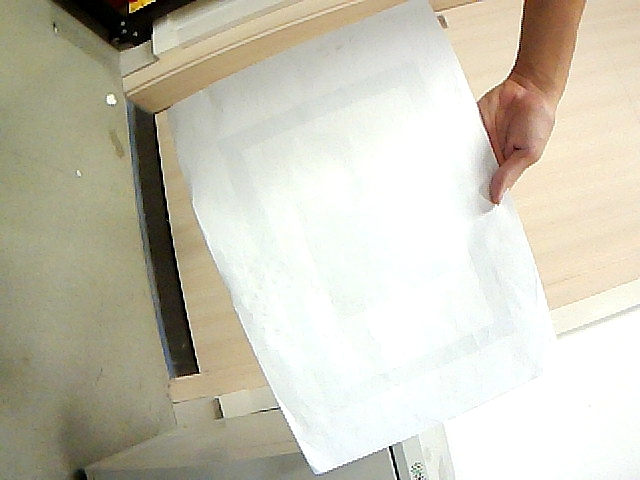
#> input picture 1.jpg, 640 x 480 px
$ python -i _tracking.py   (imports and definitions only)
#> lines starting #> are read from the running program, lines starting #| are printed output that depends on the picture; after the words box and inside, x2 and y2 are one past the last pixel; in counts of white or black regions, pixels touching at a corner belong together
### tools/_colors.py
"""色彩空间转换工具 — LAB 阈值常量与 MV↔CV 格式互转。"""

import numpy as np

MatLike = np.ndarray

# 矩形检测的默认 LAB 色彩空间阈值（Machine Vision LAB 格式）
RECT_MV_LABVALUE = [7, 32, -13, 9, -13, 21]


def cvt_mvlab2cv(param=RECT_MV_LABVALUE):
    """将机器视觉 LAB 阈值转换为 OpenCV LAB 的 ``uint8`` 阈值。

    机器视觉格式使用 L=[0, 100]、A/B=[-128, 127]。这里不能直接
    ``int(value * 2.55)``，因为浮点截断会把 L=100 错误转换为 254。
    """
    values = np.asarray(param, dtype=np.float64).reshape(-1)
    if values.size != 6 or not np.all(np.isfinite(values)):
        raise ValueError("LAB 阈值必须包含 6 个有限数值")

    lmin, lmax, amin, amax, bmin, bmax = values
    if not (0 <= lmin <= lmax <= 100):
        raise ValueError("L 阈值必须满足 0 <= min <= max <= 100")
    if not (-128 <= amin <= amax <= 127):
        raise ValueError("A 阈值必须满足 -128 <= min <= max <= 127")
    if not (-128 <= bmin <= bmax <= 127):
        raise ValueError("B 阈值必须满足 -128 <= min <= max <= 127")

    lower_bound = np.rint([lmin * 255.0 / 100.0, amin + 128, bmin + 128])
    upper_bound = np.rint([lmax * 255.0 / 100.0, amax + 128, bmax + 128])
    return (
        np.clip(lower_bound, 0, 255).astype(np.uint8),
        np.clip(upper_bound, 0, 255).astype(np.uint8),
    )

### tools/_tracking.py
"""追踪器 — FPS 显示、激光点追踪与矩形 ROI 追踪。"""

import time
from typing import Dict, NamedTuple, Optional, Sequence, Tuple

import cv2
import numpy as np

from ._colors import cvt_mvlab2cv
from ._laser_detect import LaserSpot
from ._rect_detect import detect_rect

MatLike = np.ndarray


# ============================================================================
# FPS 显示
# ============================================================================


class FpsShow:
    """实时 FPS 显示工具。"""

    def __init__(self) -> None:
        self.last_ = time.time()
        self.fps = 0.0

    # [15 lines left out: function show, not called in this run]


# ============================================================================
# 激光点追踪器
# ============================================================================


class _LaserCandidate(NamedTuple):
    x: float
    y: float
    peak_value: float
    confidence: float
    noise_level: float
    rank_score: float


class LaserSpotDetector:
    """单帧激光点检测器 — LAB 掩码、连通域评分与 ROI 追踪。"""

    def __init__(
        self,
        track_radius: int = 120,
        smooth_alpha: float = 0.65,
        full_search_interval: int = 30,
        min_area: int = 10,
        threshold: Sequence[float] = (99, 100, -32, 28, -38, 26),
        max_area: int = 1000,
        morph_kernel_size: int = 3,
        roi_margin: int = 4,
        max_aspect_ratio: float = 3.0,
        min_confidence: float = 0.25,
        color_mode: str = "blue",
        min_color_excess: int = 40,
        min_color_value: int = 80,
        max_consecutive_misses: int = 10,
    ) -> None:
        if not 0.0 < smooth_alpha <= 1.0:
            raise ValueError("smooth_alpha 必须在 (0, 1] 范围内")
        if track_radius <= 0:
            raise ValueError("track_radius 必须 > 0")
        if min_area <= 0 or max_area < min_area:
            raise ValueError("面积阈值必须满足 0 < min_area <= max_area")
        if morph_kernel_size < 0 or (
            morph_kernel_size > 1 and morph_kernel_size % 2 == 0
        ):
            raise ValueError("morph_kernel_size 必须为 0、1 或大于 1 的奇数")
        if roi_margin < 0:
            raise ValueError("roi_margin 必须 >= 0")
        if max_aspect_ratio < 1.0:
            raise ValueError("max_aspect_ratio 必须 >= 1")
        if not 0.0 <= min_confidence <= 1.0:
            raise ValueError("min_confidence 必须在 [0, 1] 范围内")
        if color_mode not in ("blue", "red", "any"):
            raise ValueError("color_mode 必须是 'blue'、'red' 或 'any'")
        if not 0 <= min_color_excess <= 255 or not 0 <= min_color_value <= 255:
            raise ValueError("颜色强度阈值必须在 [0, 255] 范围内")
        if max_consecutive_misses < 1:
            raise ValueError("max_consecutive_misses 必须 >= 1")

        # 在初始化阶段完成阈值合法性验证。
        cvt_mvlab2cv(threshold)

        self.track_radius = track_radius
        self.smooth_alpha = smooth_alpha
        self.full_search_interval = full_search_interval
        self.min_area = min_area
        self.max_area = max_area
        self.morph_kernel_size = morph_kernel_size
        self.roi_margin = roi_margin
        self.max_aspect_ratio = max_aspect_ratio
        self.min_confidence = min_confidence
        self.color_mode = color_mode
        self.min_color_excess = min_color_excess
        self.min_color_value = min_color_value
        self.max_consecutive_misses = max_consecutive_misses
        self.threshold = tuple(float(value) for value in threshold)

        self._last_position: Optional[Tuple[float, float]] = None
        self._smoothed_position: Optional[Tuple[float, float]] = None
        self._frame_count: int = 0
        self._track_hits: int = 0
        self._full_searches: int = 0
        self._total_misses: int = 0
        self._consecutive_misses: int = 0

    # ------------------------------------------------------------------
    # 公开接口
    # ------------------------------------------------------------------

    def detect(
        self,
        frame: MatLike,
        search_polygon: Optional[MatLike] = None,
    ) -> Optional[LaserSpot]:
        if frame is None or frame.ndim != 3 or frame.shape[2] != 3:
            raise ValueError("frame 必须是 H×W×3 的 BGR 图像")

        self._frame_count += 1
        spot: Optional[LaserSpot] = None
        search_mask = self._build_search_mask(frame.shape[:2], search_polygon)
        if search_mask is not None and cv2.countNonZero(search_mask) == 0:
            self._record_miss()
            return None

        use_tracking = self._last_position is not None and (
            self.full_search_interval <= 0
            or self._frame_count % self.full_search_interval != 0
        )

        if use_tracking:
            spot = self._detect_tracking(frame, search_mask)
            if spot is not None:
                self._track_hits += 1
            else:
                self._full_searches += 1
                spot = self._detect_full(frame, search_mask)
        else:
            self._full_searches += 1
            spot = self._detect_full(frame, search_mask)

        if spot is not None:
            self._consecutive_misses = 0
            self._last_position = (spot.x, spot.y)
            sx, sy = self._apply_smoothing(spot.x, spot.y)
            return LaserSpot(
                x=sx,
                y=sy,
                peak_value=spot.peak_value,
                confidence=spot.confidence,
                noise_level=spot.noise_level,
                search_mode=spot.search_mode,
            )

        self._record_miss()
        return None

    # [53 lines left out: functions reset, stats, _detect_tracking, not called in this run]

    def _detect_full(
        self,
        frame: MatLike,
        search_mask: Optional[MatLike],
    ) -> Optional[LaserSpot]:
        """在完整图像或指定目标多边形内搜索。"""
        candidate = self._detect_by_mask(
            frame,
            search_mask,
            expected_position=None,
        )
        if candidate is None:
            return None
        return self._candidate_to_spot(candidate, "full")

    # ------------------------------------------------------------------
    # 检测方法
    # ------------------------------------------------------------------

    def _detect_by_mask(
        self,
        frame: MatLike,
        search_mask: Optional[MatLike] = None,
        expected_position: Optional[Tuple[float, float]] = None,
    ) -> Optional[_LaserCandidate]:
        """直接从 LAB 掩码连通域中选择最可信的激光候选。"""
        lab = cv2.cvtColor(frame, cv2.COLOR_BGR2LAB)
        gray = cv2.cvtColor(frame, cv2.COLOR_BGR2GRAY)
        lower, upper = cvt_mvlab2cv(self.threshold)
        mask = cv2.inRange(lab, lower, upper)
        mask = cv2.bitwise_or(mask, self._color_mask(frame))

        if search_mask is not None:
            mask = cv2.bitwise_and(mask, search_mask)

        if self.morph_kernel_size > 1:
            kernel = cv2.getStructuringElement(
                cv2.MORPH_ELLIPSE,
                (self.morph_kernel_size, self.morph_kernel_size),
            )
            mask = cv2.morphologyEx(mask, cv2.MORPH_OPEN, kernel)

        count, labels, stats, _ = cv2.connectedComponentsWithStats(mask, 8)
        if count <= 1:
            return None

        best: Optional[_LaserCandidate] = None
        image_h, image_w = gray.shape
        for label in range(1, count):
            x, y, width, height, area = stats[label]
            area = int(area)
            if area < self.min_area or area > self.max_area:
                continue

            aspect_ratio = max(width, height) / max(min(width, height), 1)
            if aspect_ratio > self.max_aspect_ratio:
                continue

            component = labels[y : y + height, x : x + width] == label
            component_gray = gray[y : y + height, x : x + width]
            values = component_gray[component].astype(np.float32)
            if values.size == 0:
                continue

            margin = max(4, self.morph_kernel_size * 2)
            rx1 = max(0, x - margin)
            ry1 = max(0, y - margin)
            rx2 = min(image_w, x + width + margin)
            ry2 = min(image_h, y + height + margin)
            local_labels = labels[ry1:ry2, rx1:rx2]
            ring = local_labels == 0
            if search_mask is not None:
                ring &= search_mask[ry1:ry2, rx1:rx2] > 0
            ring_values = gray[ry1:ry2, rx1:rx2][ring].astype(np.float32)

            if ring_values.size:
                background = float(np.median(ring_values))
                noise = float(np.median(np.abs(ring_values - background))) + 1.0
            else:
                background = 0.0
                noise = 1.0

            peak_value = float(values.max())
            contrast = max(peak_value - background, 0.0)
            snr = contrast / noise

            local_y, local_x = np.nonzero(component)
            weights = np.maximum(values - background, 1.0)
            weight_sum = float(weights.sum())
            center_x = float(x + np.dot(local_x, weights) / weight_sum)
            center_y = float(y + np.dot(local_y, weights) / weight_sum)

            fill_ratio = area / float(max(width * height, 1))
            fill_score = min(fill_ratio / 0.5, 1.0)
            aspect_score = 1.0
            if self.max_aspect_ratio > 1.0:
                aspect_score = 1.0 - min(
                    (aspect_ratio - 1.0) / (self.max_aspect_ratio - 1.0), 1.0
                )
            shape_score = 0.6 * fill_score + 0.4 * aspect_score

            color_score = self._local_color_score(frame[ry1:ry2, rx1:rx2])
            contrast_score = min(contrast / 80.0, 1.0)
            snr_score = min(snr / 12.0, 1.0)
            brightness_score = peak_value / 255.0
            confidence = float(
                np.clip(
                    0.30 * contrast_score
                    + 0.25 * snr_score
                    + 0.20 * color_score
                    + 0.15 * shape_score
                    + 0.10 * brightness_score,
                    0.0,
                    1.0,
                )
            )
            if confidence < self.min_confidence:
                continue

            rank_score = confidence
            if expected_position is not None:
                distance = float(
                    np.hypot(
                        center_x - expected_position[0],
                        center_y - expected_position[1],
                    )
                )
                proximity = max(0.0, 1.0 - distance / self.track_radius)
                rank_score += 0.20 * proximity

            candidate = _LaserCandidate(
                center_x,
                center_y,
                peak_value,
                confidence,
                noise,
                rank_score,
            )
            if best is None or candidate.rank_score > best.rank_score:
                best = candidate

        return best

    def _local_color_score(self, patch: MatLike) -> float:
        values = patch.astype(np.int16)
        blue, green, red = cv2.split(values)
        if self.color_mode == "blue":
            excess = blue - np.maximum(green, red)
        elif self.color_mode == "red":
            excess = red - np.maximum(green, blue)
        else:
            excess = np.maximum(np.maximum(blue, green), red) - np.minimum(
                np.minimum(blue, green), red
            )

        positive = excess[excess > 0].reshape(-1)
        if positive.size == 0:
            return 0.0
        sample_size = min(10, positive.size)
        strongest = np.partition(positive, positive.size - sample_size)[-sample_size:]
        return min(float(strongest.mean()) / 100.0, 1.0)

    def _color_mask(self, frame: MatLike) -> MatLike:
        values = frame.astype(np.int16)
        blue, green, red = cv2.split(values)
        if self.color_mode == "blue":
            dominant = blue
            excess = blue - np.maximum(green, red)
        elif self.color_mode == "red":
            dominant = red
            excess = red - np.maximum(green, blue)
        else:
            dominant = np.maximum(np.maximum(blue, green), red)
            excess = dominant - np.minimum(np.minimum(blue, green), red)
        selected = (dominant >= self.min_color_value) & (
            excess >= self.min_color_excess
        )
        return selected.astype(np.uint8) * 255

    def _build_search_mask(
        self,
        frame_shape: Tuple[int, int],
        search_polygon: Optional[MatLike],
    ) -> Optional[MatLike]:
        if search_polygon is None:
            return None

        points = np.asarray(search_polygon, dtype=np.float32).reshape(-1, 2)
        if len(points) < 3 or not np.all(np.isfinite(points)):
            raise ValueError("search_polygon 必须至少包含 3 个有限坐标点")
        height, width = frame_shape
        mask = np.zeros((height, width), dtype=np.uint8)
        cv2.fillPoly(mask, [np.rint(points).astype(np.int32)], 255)
        if self.roi_margin > 0:
            kernel_size = self.roi_margin * 2 + 1
            kernel = cv2.getStructuringElement(
                cv2.MORPH_ELLIPSE, (kernel_size, kernel_size)
            )
            mask = cv2.erode(mask, kernel)
        return mask

    # [6 lines left out: function _record_miss, not called in this run]

    @staticmethod
    def _candidate_to_spot(
        candidate: _LaserCandidate,
        search_mode: str,
        offset: Tuple[int, int] = (0, 0),
    ) -> LaserSpot:
        return LaserSpot(
            x=candidate.x + offset[0],
            y=candidate.y + offset[1],
            peak_value=candidate.peak_value,
            confidence=candidate.confidence,
            noise_level=candidate.noise_level,
            search_mode=search_mode,
        )

    def _apply_smoothing(self, x: float, y: float) -> Tuple[float, float]:
        if self._smoothed_position is None:
            self._smoothed_position = (x, y)
            return (x, y)
        sx, sy = self._smoothed_position
        if np.hypot(x - sx, y - sy) > self.track_radius:
            self._smoothed_position = (x, y)
            return (x, y)
        alpha = self.smooth_alpha
        nx = alpha * x + (1.0 - alpha) * sx
        ny = alpha * y + (1.0 - alpha) * sy
        self._smoothed_position = (nx, ny)
        return (nx, ny)


# ============================================================================
# 矩形 ROI 追踪器
# ============================================================================


class RectTracker:
    """矩形 ROI 追踪器 — 纯几何方法 + 中心平滑 + 定时全图回退。"""

    # [109 lines left out: functions __init__, track, reset, stats, not called in this run]

    @property
    def smoothed_center(self) -> Optional[Tuple[float, float]]:
        return self._smoothed_center

    # ------------------------------------------------------------------
    # 内部 — 中心更新 / 丢失处理
    # ------------------------------------------------------------------

    # [95 lines left out: functions _update_center, _handle_miss, _detect_in_bbox, _track_roi, not called in this run]

>>> import cv2
>>> picture = cv2.imread('../1.jpg')
#> picture is the input picture: shape (480, 640, 3); mean B, G, R 181.9, 197.6, 201.2
>>> result = LaserSpotDetector().detect(picture)
#> in _detect_by_mask, `lab = cv2.cvtColor(frame, cv2.COLOR_BGR2LAB)`: lab: shape (480, 640, 3); mean of channels 0, 1, 2 201.6, 126.8, 136.7
#> in _detect_by_mask, `gray = cv2.cvtColor(frame, cv2.COLOR_BGR2GRAY)`:
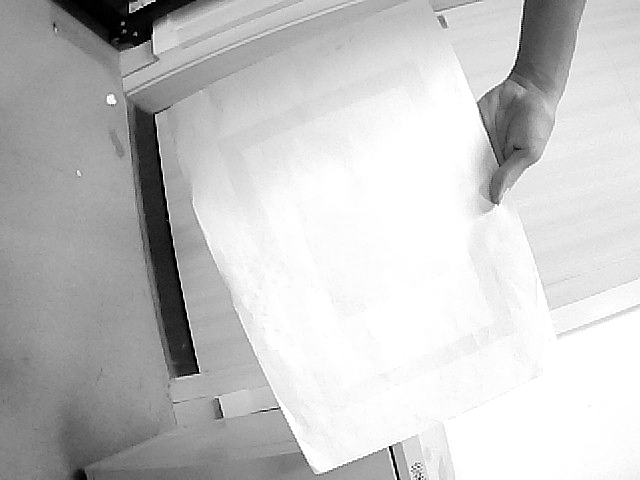
#> gray: shape (480, 640); min 0, max 255, mean 196.9
#> in _detect_by_mask, `mask = cv2.inRange(lab, lower, upper)`:
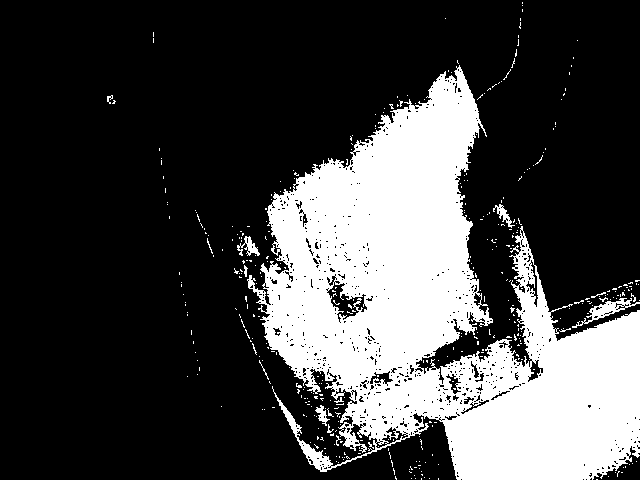
#> mask: shape (480, 640); 26.7% white; 400 white regions (387 under 20 px), largest, box (x1, y1, x2, y2) and area: (247, 65, 640, 480) 79658, (572, 298, 640, 328) 485, (237, 236, 260, 256) 195
#> in _color_mask, `blue, green, red = cv2.split(values)`:
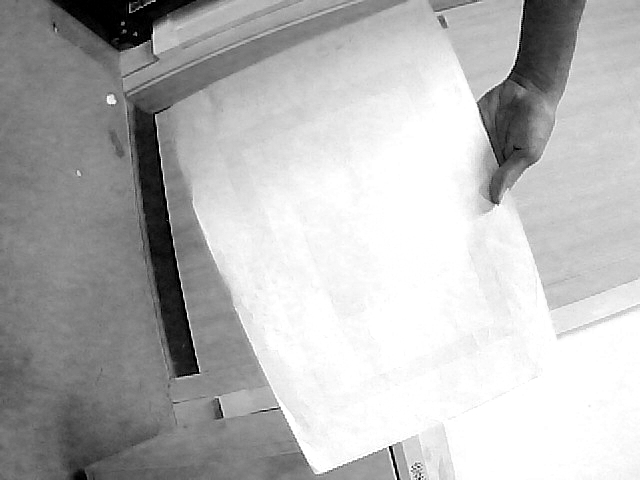
#> blue: shape (480, 640) int16; min 0, max 255, mean 181.9
#> in _color_mask, `blue, green, red = cv2.split(values)`:
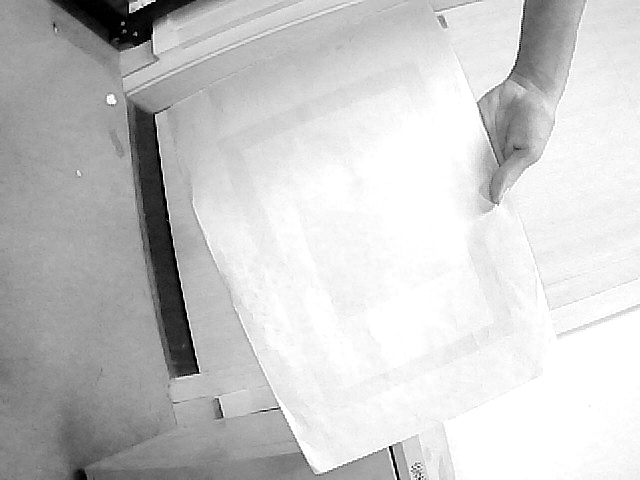
#> red: shape (480, 640) int16; min 0, max 255, mean 201.2
#> in _color_mask, `excess = blue - np.maximum(green, red)`:
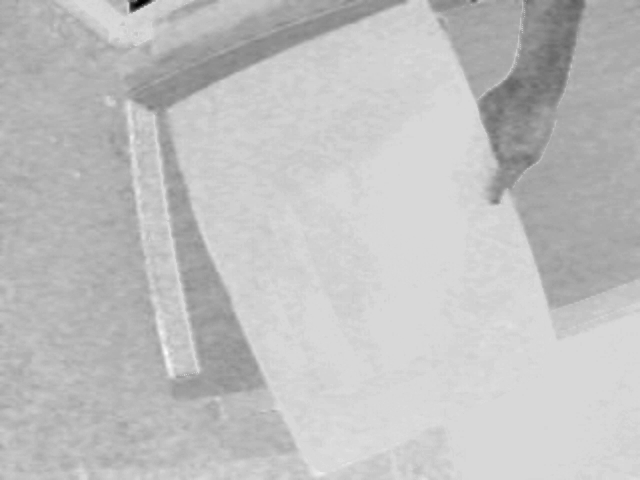
#> excess: shape (480, 640) int16; min -190, max 34, mean -21.1; drawn with min black and max white
#> in _color_mask, `selected = (dominant >= self.min_color_value) & ( excess >= self.min_c..`: selected: shape (480, 640) bool; every value is 0
#> in _detect_by_mask, `mask = cv2.morphologyEx(mask, cv2.MORPH_OPEN, kernel)`:
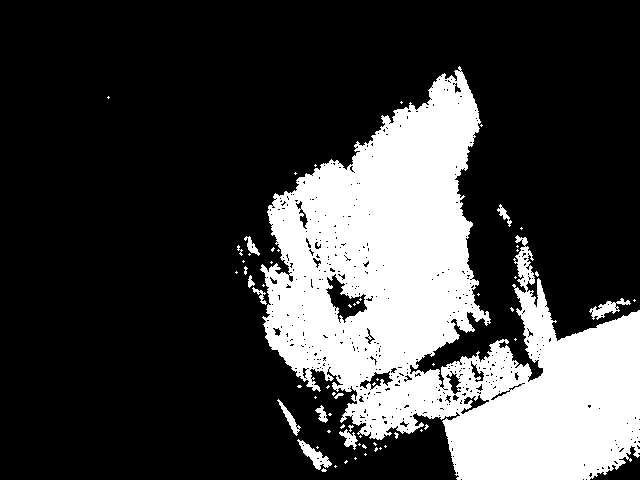
#> mask: shape (480, 640); 25.5% white; 65 white regions (52 under 20 px), largest, box (x1, y1, x2, y2) and area: (260, 66, 640, 480) 76314, (297, 439, 332, 470) 372, (589, 298, 631, 320) 329
#> in _detect_by_mask, `count, labels, stats, _ = cv2.connectedComponentsWithStats(mask, 8)`:
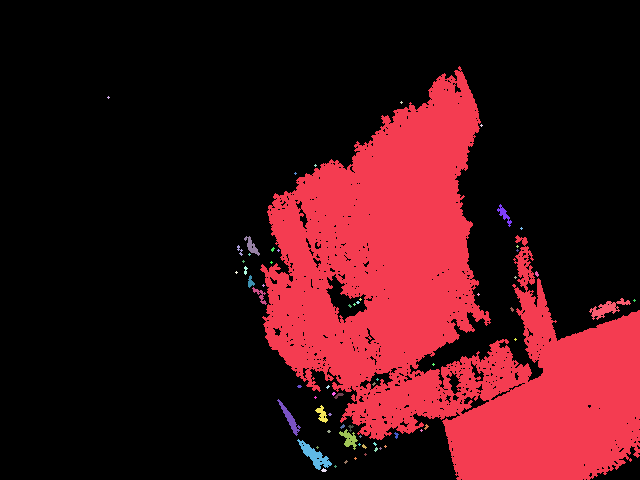
#> labels: shape (480, 640) int32; 66 distinct labels, from 0 to 65; one colour per label, 0 black
#> in _detect_by_mask, `count, labels, stats, _ = cv2.connectedComponentsWithStats(mask, 8)`: count = 66; stats = 66 rows, first 6: [0, 0, 640, 480, 228874], [260, 66, 380, 414, 76314], [107, 96, 3, 3, 5], [400, 101, 3, 3, 5], [480, 124, 3, 3, 5], [314, 164, 3, 3, 5]
#> the loop in _detect_by_mask, `for label in range(1, count):` made 65 passes
#> (x, y, width, height, area, aspect_ratio, rx1, ry1) on passes 24, 40, 42, 43: (252, 287, 15, 18, 82, 1.2, 246, 281), (334, 393, 10, 6, 28, 1.67, 328, 387), (277, 399, 24, 37, 209, 1.54, 271, 393), (315, 405, 13, 18, 108, 1.38, 309, 399)
#> (x, y, width, height, area, aspect_ratio, rx1, ry1) on pass 7: (497, 204, 15, 23, 107, 1.53, 491, 198)
